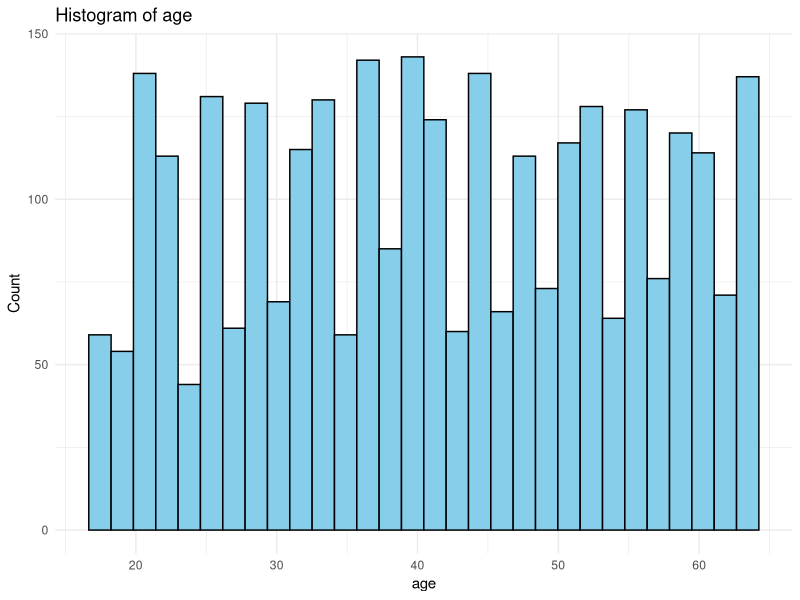
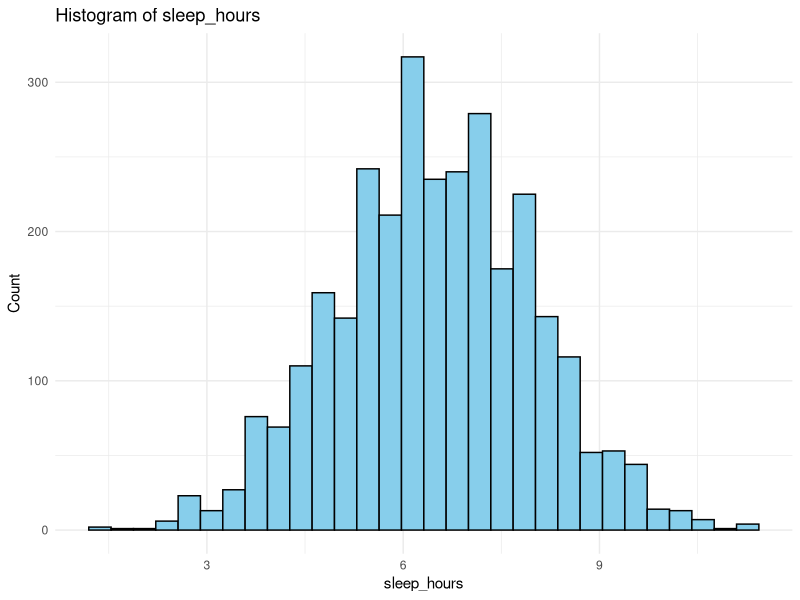
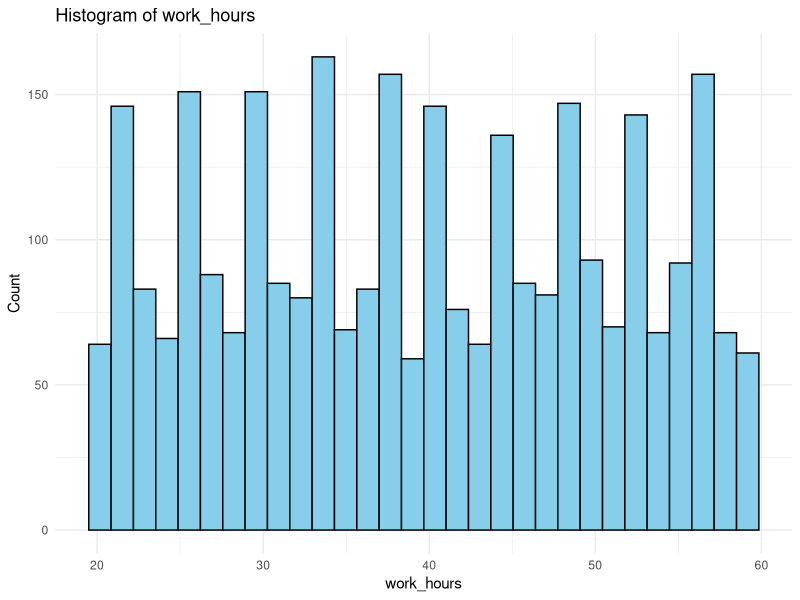
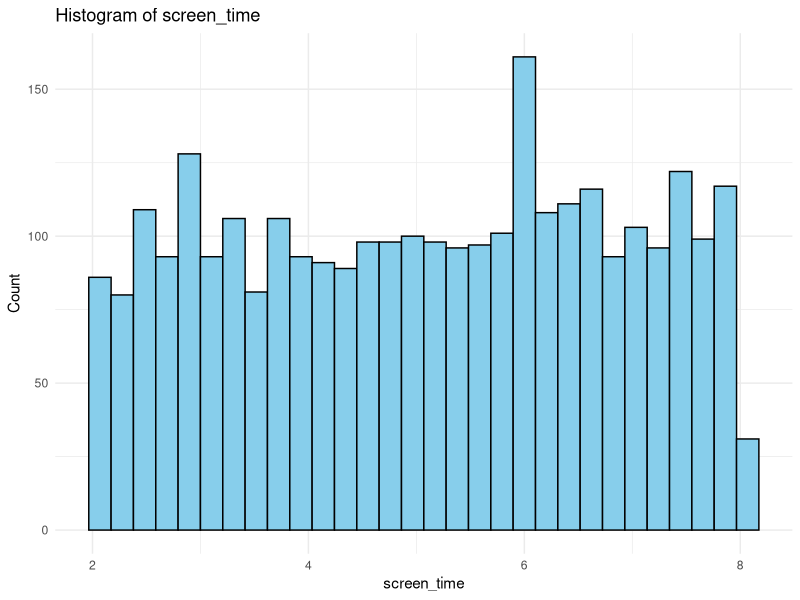
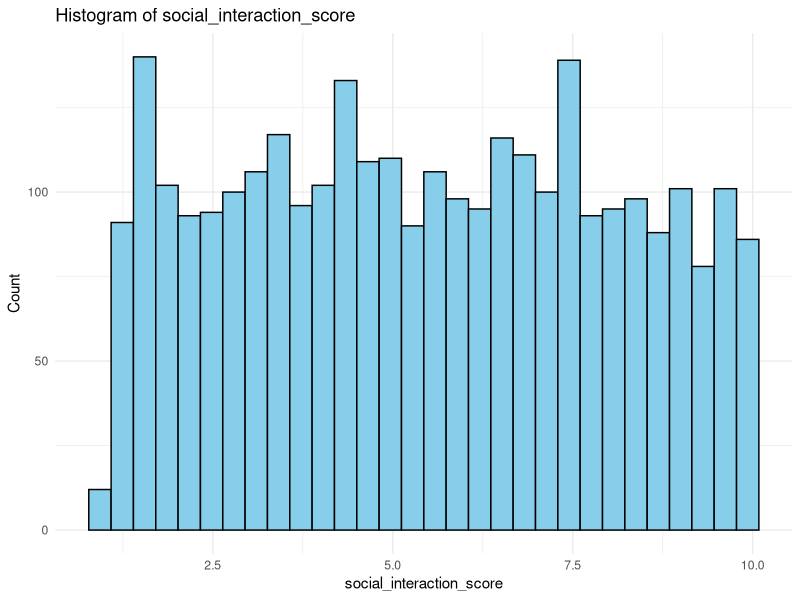
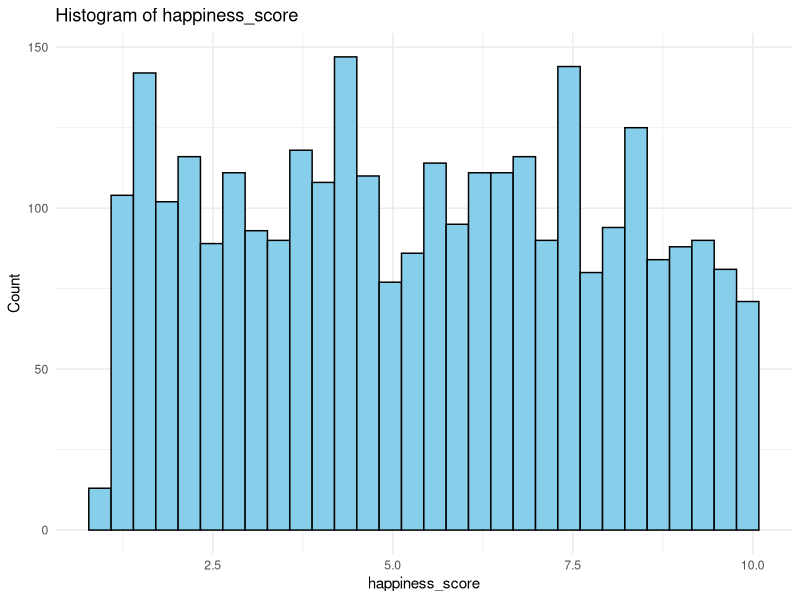
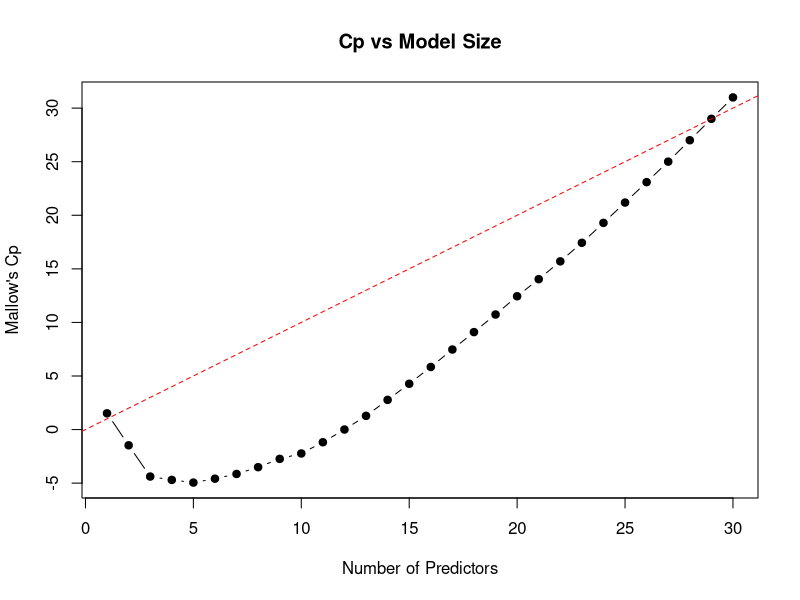
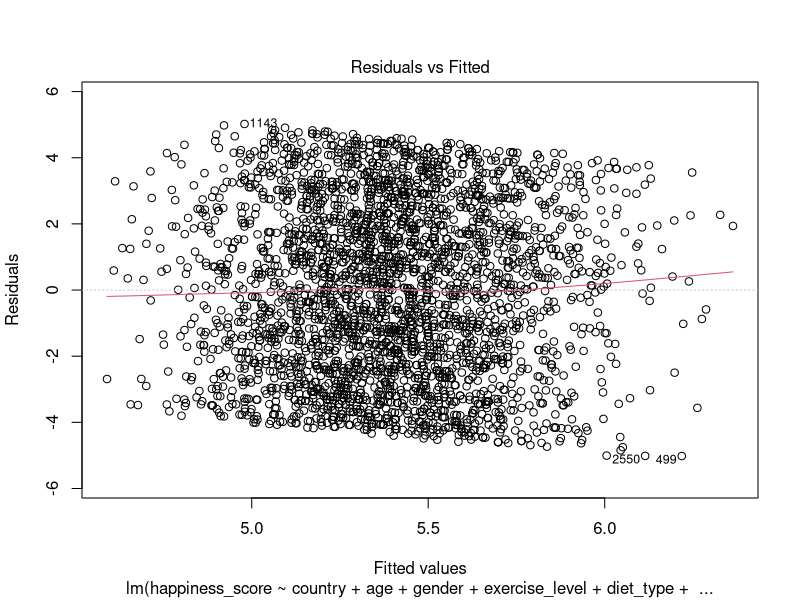

These figures' R source, in order:
## ---- chunk 1
library(dplyr)
library(ggplot2)
library(tidyr)
library(kableExtra)
library(lmtest)
library(psych)
library(leaps)
library(car)


# 1. Load Data

df <- read.csv("Data/Mental_Health_Lifestyle_Dataset.csv")

glimpse(df)


# 2. Missingness Check

missing_tbl <- df %>%
  summarise(across(everything(), ~mean(is.na(.)) * 100)) %>%
  pivot_longer(everything(), names_to = "variable", values_to = "pct_missing")

missing_tbl %>%
  mutate(pct_missing = round(pct_missing, 2)) %>%
  kbl(caption = "Percent Missing by Variable") %>%
  kable_paper(full_width = FALSE)

# 3. Convert Categoricals to Factors + Baselines

df <- df %>%
  mutate(
    country = factor(country),
    gender  = factor(gender),
    exercise_level = relevel(factor(exercise_level), ref = "Low"),
    diet_type      = factor(diet_type),
    stress_level   = relevel(factor(stress_level), ref = "Low"),
    mental_health_condition = relevel(factor(mental_health_condition), ref = "None")
  )

# Keep needed variables
vars_needed <- c(
  "happiness_score", "country", "age", "gender", "exercise_level",
  "diet_type", "sleep_hours", "stress_level", "mental_health_condition",
  "work_hours", "screen_time", "social_interaction_score"
)

happiness <- df %>%
  select(all_of(vars_needed)) %>%
  drop_na()

summary_table <- psych::describe(df)
summary_table


# 4. Exploratory Plots (Histograms)

numeric_vars <- c(
  "age", "sleep_hours", "work_hours",
  "screen_time", "social_interaction_score", "happiness_score"
)

for (v in numeric_vars) {
  print(
    ggplot(happiness, aes_string(x = v)) +
      geom_histogram(fill = "skyblue", color = "black", bins = 30) +
      labs(title = paste("Histogram of", v), x = v, y = "Count") +
      theme_minimal()
  )
}

# 5. Full Model With Interactions (before selection)

full_mod <- lm(
  happiness_score ~ country + age + gender + exercise_level + diet_type +
    sleep_hours + stress_level + mental_health_condition + work_hours +
    screen_time + social_interaction_score +
    exercise_level:stress_level + age:screen_time,
  data = happiness
)

summary(full_mod)

# 6. Mallow’s Cp Variable Selection (exhaustive)
#   (Used for confirmation, NOT to rebuild a formula)

# Model matrix (dummy variables)
X <- model.matrix(full_mod)  # includes intercept in first column
y <- happiness$happiness_score

# Use all predictors except intercept for regsubsets
subset_fit <- regsubsets(x = X[, -1], y = y,
                         nvmax = ncol(X) - 1,
                         method = "exhaustive")

subset_summary <- summary(subset_fit)

cp_vals <- subset_summary$cp
sizes   <- 1:length(cp_vals)

# Look at Cp vs model size
cp_table <- data.frame(
  size = sizes,
  Cp   = cp_vals
)

print(head(cp_table, 10))

# Choose model where Cp is closest to its size
best_size <- which.min(abs(cp_vals - sizes))
best_size

# Coefficients of Cp-selected model (for inspection only)
selected_vars <- coef(subset_fit, best_size)
selected_vars

plot(sizes, cp_vals, type = "b", pch = 19,
     xlab = "Number of Predictors",
     ylab = "Mallow's Cp",
     main = "Cp vs Model Size")
abline(0, 1, col = "red", lty = 2)  # Cp = p reference line



# NOTE:
# We interpret that Cp does not clearly favor a much smaller
# model, so we continue using `full_mod` as the final model.

final_mod <- full_mod  # final model = full model
summary(final_mod)

# 7. Diagnostics

# Linearity & residual structure
plot(final_mod, 1)  # Residuals vs Fitted

# Homoscedasticity (Breusch-Pagan)
bptest(final_mod)

# Normality (Q–Q plot + KS test)
plot(final_mod, 2)
ks.test(rstandard(final_mod), "pnorm")

# Multicollinearity
vif(final_mod)

# Influential points
plot(final_mod, 4)

cooks <- cooks.distance(final_mod)
plot(cooks, type="h", main="Cook's Distance")
abline(h = 4/length(cooks), col="red", lty=2)
